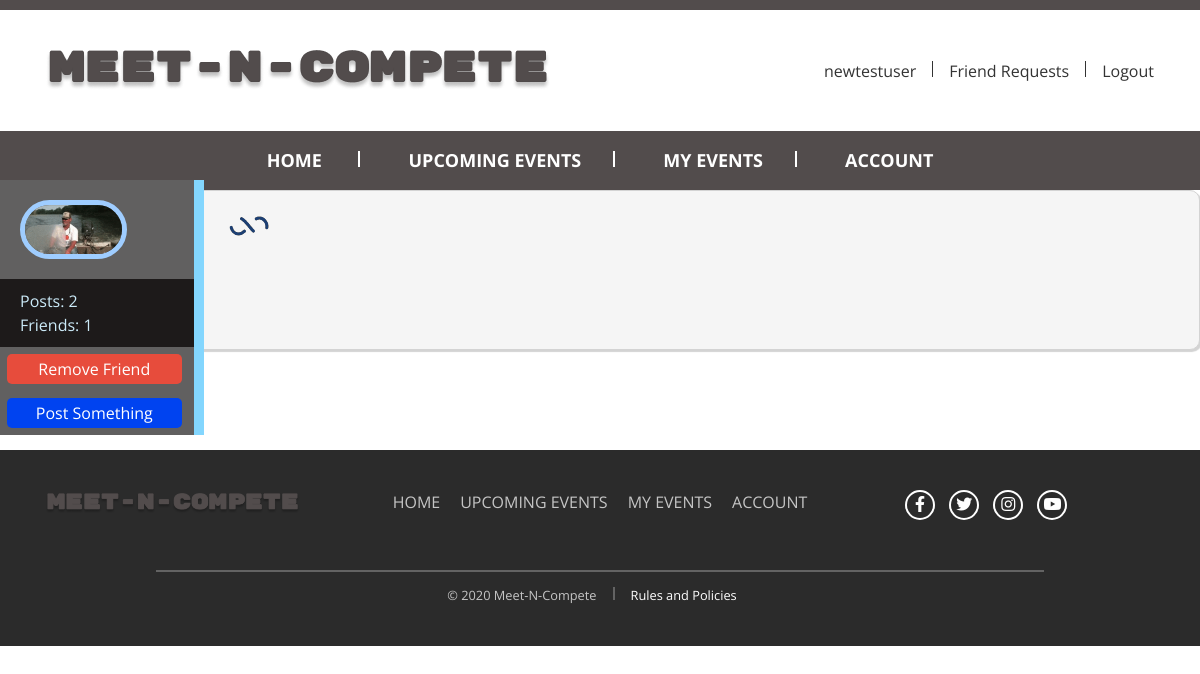
The app's page /profile.php?profile_username=kingofsky95 (signed in) with its own data.
### tables this page shows
CREATE TABLE `users` (
  `id` int(11) NOT NULL,
  `first_name` varchar(25) NOT NULL,
  `last_name` varchar(25) NOT NULL,
  `user_name` varchar(100) NOT NULL,
  `email` varchar(100) NOT NULL,
  `password` varchar(255) NOT NULL,
  `signup_date` date NOT NULL,
  `profile_picture` varchar(255) NOT NULL,
  `num_posts` int(11) NOT NULL,
  `past_events` int(11) NOT NULL,
  `current_events` int(11) NOT NULL,
  `user_closed` varchar(3) NOT NULL,
  `friend_array` text NOT NULL
);

### User.php (called while the page is built, shortened)
<?php
class User{
    private $user;
    private $con;
    public function __construct($con, $user)
    {
        $this->con = $con;
        $user_details_query = mysqli_query($con, "select * from users where user_name = '$user'");
        $this->user = mysqli_fetch_array($user_details_query);
    }
    public function isClosed(){
        $username = $this->user['user_name'];
        $query = mysqli_query($this->con, "select user_closed from users where user_name = '$username'");
        $row = mysqli_fetch_array($query);
        if($row['user_closed'] == "yes"){
            return true;
        }
        else{
            return false;
        }
    }
    public function isFriend($username_to_check){
        $usernameComma = "," . $username_to_check . ",";
        if(strstr($this->user['friend_array'], $usernameComma) || $username_to_check == $this->user['user_name']){
            return true;
        }
        else
            return false;
    }
}

### profile.php (the view, shortened to what this page needs)
<?php
include 'header.php';
if(isset($_GET['profile_username'])){
    $username =$_GET['profile_username'];
    $user_details_query = mysqli_query($con, "select * from users where user_name = '$username'");
    $user_array = mysqli_fetch_array($user_details_query);
    $num_friends = (substr_count($user_array['friend_array'],","))-1;
}
?>
    <div class="profile_left">
        <img src="<?php echo $user_array['profile_picture'];?>">
        <div class="profile_info">
            <p><?php echo "Posts: " . $user_array['num_posts'] ?> </p>
            <p><?php echo "Friends: " . $num_friends ?> </p>
        </div>
        <form action="<?php echo $username; ?>" method="POST">
            <?php
                $profile_user_obj = new User($con, $username);
                $logged_in_user_obj = new User($con, $userLogin);
                if($userLogin != $username){
                    if($logged_in_user_obj->isFriend($username)){
                        echo '<input type="submit" name="remove_friend" class="danger" value="Remove Friend"><br>';
                    }
                    elseif ($logged_in_user_obj->didReceiveRequest($username)){
                        echo '<input type="submit" name="respond_request" class="warning" value="Response to Request"><br>';
                    }
                    elseif ($logged_in_user_obj->didSendRequest($username)){
                        echo '<input type="submit" name="" class="default" value="Request Sent"><br>';
                    }
                    else
                        echo '<input type="submit" name="add_friend" class="success" value="Add Friend"><br>';
                }
            ?>
        </form>
        <input type="submit" class="deep_blue" data-toggle="modal" data-target="#post_form" value="Post Something">
    </div>
    <div class="main_column_new_feed column">
        <img id="loading" src="img/loading.gif">
    </div>
    </body>
    </html>
<?php include 'footer.php'?>

### style.css (style rules this page uses)
body { font-family: 'Open Sans', sans-serif; }
img { max-width: 100%; }
.column { background-color: whitesmoke; padding: 10px; border: 1px solid #D3D3D3; border-radius: 8px; z-index: -1; border-radius: 10px; box-shadow: 2px 2px 1px #D3D3D3; }
.main_column_new_feed { z-index: -1; min-height: 160px; }
.profile_left { top: -10px; width: 17%; max-width: 240px; min-width: 130px; height: 100%; float: left; position: relative; background-color: #616060; border-right: 10px solid #83D6FE; color: #CBEAF8; margin-right: 20px; }
.profile_left img { min-width: 80px; width: 55%; margin: 20px; border: 5px solid #9fcdff; border-radius: 100px; }
.profile_left input[type = "submit"] { width: 90%; height: 30px; border-radius: 5px; margin: 7px 0 7px 7px; border: none; color: #ffffff; }
.profile_info { display: list-item; background-color: #1d1a1a; width: 100%; padding: 10px 0px 10px 0; }
.profile_info p { margin: 0 0 0 20px; word-wrap: break-word ; }
.danger { background-color: #e74c3c; }
.deep_blue { background-color: #0043f0; }

### records on screen
users: profile_picture (picture), num_posts "2", friend_array "1"

### other values on screen
$userLogin "newtestuser"
